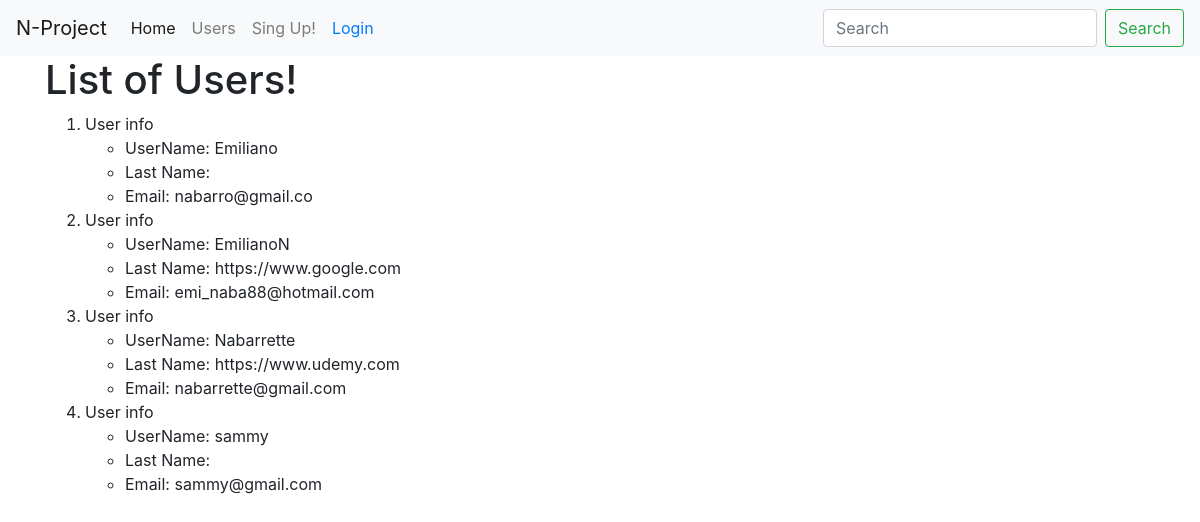
Page /users_list/users/ on the committed database.
### users_list/models.py (models this page shows, shortened)
class UserProfileInfo(models.Model):
    user = models.OneToOneField(User,on_delete=models.CASCADE)
    portfolio_site = models.URLField(blank=True)
    profile_pic= models.ImageField(upload_to='profile_pics',blank=True)

### users_list/views.py (the view)
def users(request):
    user_li = UserProfileInfo.objects.order_by('user')
    user_dict = {'users': user_li}
    return render(request,'users_list/users.html', context=user_dict)

### templates/users_list/users.html
<!DOCTYPE html>
{% extends "users_list/base.html" %}
{%block body_block%}
    <h1>List of Users!</h1>
    {% if users %}
      <ol>
        {% for person in users %}
        <li>User info</li>
          <ul>
            <li>UserName: {{person.user}}</li>
            <li>Last Name: {{person.portfolio_site}}</li>
            <li> Email: {{person.user.email}}</li>
          </ul>
          {% endfor %}
      </ol>
    {% endif %}
    {%endblock%}

### templates/users_list/base.html (shortened to what this page needs)
<!DOCTYPE html>
<html lang="en" dir="ltr">
  <head>
    <link rel="stylesheet" href="https://stackpath.bootstrapcdn.com/bootstrap/4.1.3/css/bootstrap.min.css">
  </head>
  <body>
    <nav class="navbar navbar-expand-lg navbar-light bg-light">
  <a class="navbar-brand" href="#">N-Project</a>
  <div class="collapse navbar-collapse" id="navbarSupportedContent">
    <ul class="navbar-nav mr-auto">
      <li class="nav-item active">
        <a class="nav-link" href="{% url 'index'%}">Home <span class="sr-only">(current)</span></a>
      </li>
      <li class="nav-item">
        <a class="nav-link" href="{% url 'users_list:users' %}">Users</a>
      </li>
      <li class="nav-item">
        <a class="nav-link" href="{% url 'users_list:form_name' %}">Sing Up!</a>
      </li>
      {% if user.is_authenticated %}
      <li class="nav-link">
        <a  href="{% url 'logout' %}">Logout</a>
      </li>
      {% else %}
      <li class="nav-link">
        <a href="{% url 'users_list:user_login' %}">Login</a>
      </li>
      {% endif %}
    </ul>
    <form class="form-inline my-2 my-lg-0">
      <input class="form-control mr-sm-2" type="search" placeholder="Search" aria-label="Search">
      <button class="btn btn-outline-success my-2 my-sm-0" type="submit">Search</button>
    </form>
  </div>
</nav>
      <div class="container">
        {% block body_block %}{% endblock %}
      </div>
    </body>
</html>

### rows in the picture
UserProfileInfo: user "Emiliano", user.email "nabarro@gmail.co"
UserProfileInfo: user "EmilianoN", portfolio_site "https://www.google.com", user.email "emi_naba88@hotmail.com"
UserProfileInfo: user "Nabarrette", portfolio_site "https://www.udemy.com", user.email "nabarrette@gmail.com"
UserProfileInfo: user "sammy", user.email "sammy@gmail.com"
